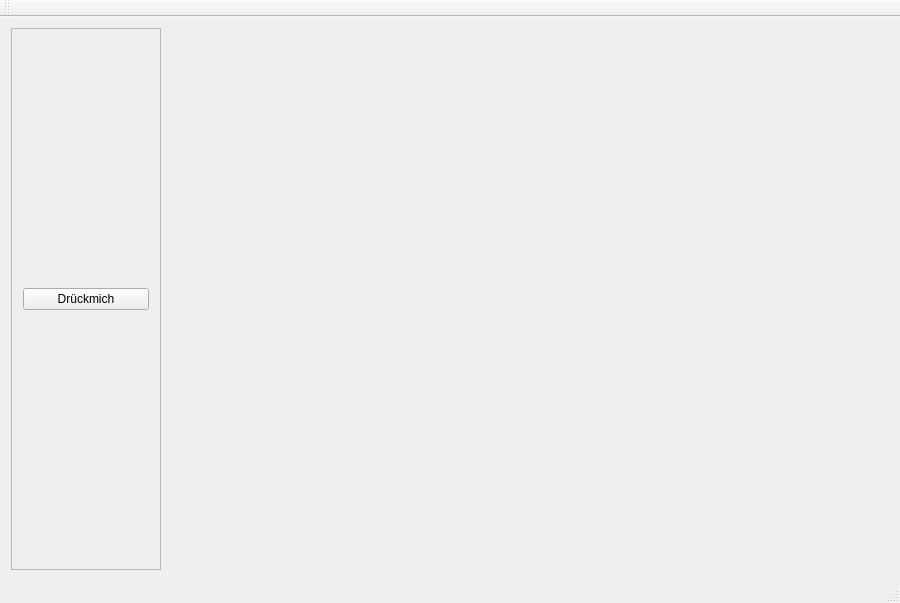
<?xml version="1.0" encoding="UTF-8"?>
<ui version="4.0">
 <class>QtApplication</class>
 <widget class="QMainWindow" name="QtApplication">
  <property name="geometry">
   <rect>
    <x>0</x>
    <y>0</y>
    <width>900</width>
    <height>603</height>
   </rect>
  </property>
  <property name="windowTitle">
   <string>QtApplication</string>
  </property>
  <widget class="QWidget" name="centralWidget">
   <layout class="QHBoxLayout" name="horizontalLayout">
    <item>
     <widget class="QFrame" name="frame">
      <property name="sizePolicy">
       <sizepolicy hsizetype="Fixed" vsizetype="Preferred">
        <horstretch>0</horstretch>
        <verstretch>0</verstretch>
       </sizepolicy>
      </property>
      <property name="minimumSize">
       <size>
        <width>150</width>
        <height>0</height>
       </size>
      </property>
      <property name="frameShape">
       <enum>QFrame::StyledPanel</enum>
      </property>
      <property name="frameShadow">
       <enum>QFrame::Raised</enum>
      </property>
      <layout class="QVBoxLayout" name="verticalLayout">
       <item>
        <widget class="QPushButton" name="pushButton">
         <property name="text">
          <string>Drückmich</string>
         </property>
        </widget>
       </item>
      </layout>
     </widget>
    </item>
    <item>
     <widget class="QWidget" name="renderParent" native="true">
      <layout class="QVBoxLayout" name="verticalLayout_2"/>
     </widget>
    </item>
   </layout>
  </widget>
  <widget class="QMenuBar" name="menuBar">
   <property name="geometry">
    <rect>
     <x>0</x>
     <y>0</y>
     <width>900</width>
     <height>23</height>
    </rect>
   </property>
  </widget>
  <widget class="QToolBar" name="mainToolBar">
   <attribute name="toolBarArea">
    <enum>TopToolBarArea</enum>
   </attribute>
   <attribute name="toolBarBreak">
    <bool>false</bool>
   </attribute>
  </widget>
  <widget class="QStatusBar" name="statusBar"/>
 </widget>
 <layoutdefault spacing="6" margin="11"/>
 <resources/>
 <connections/>
 <slots>
  <signal>on_PushButton_clicked()</signal>
 </slots>
</ui>
